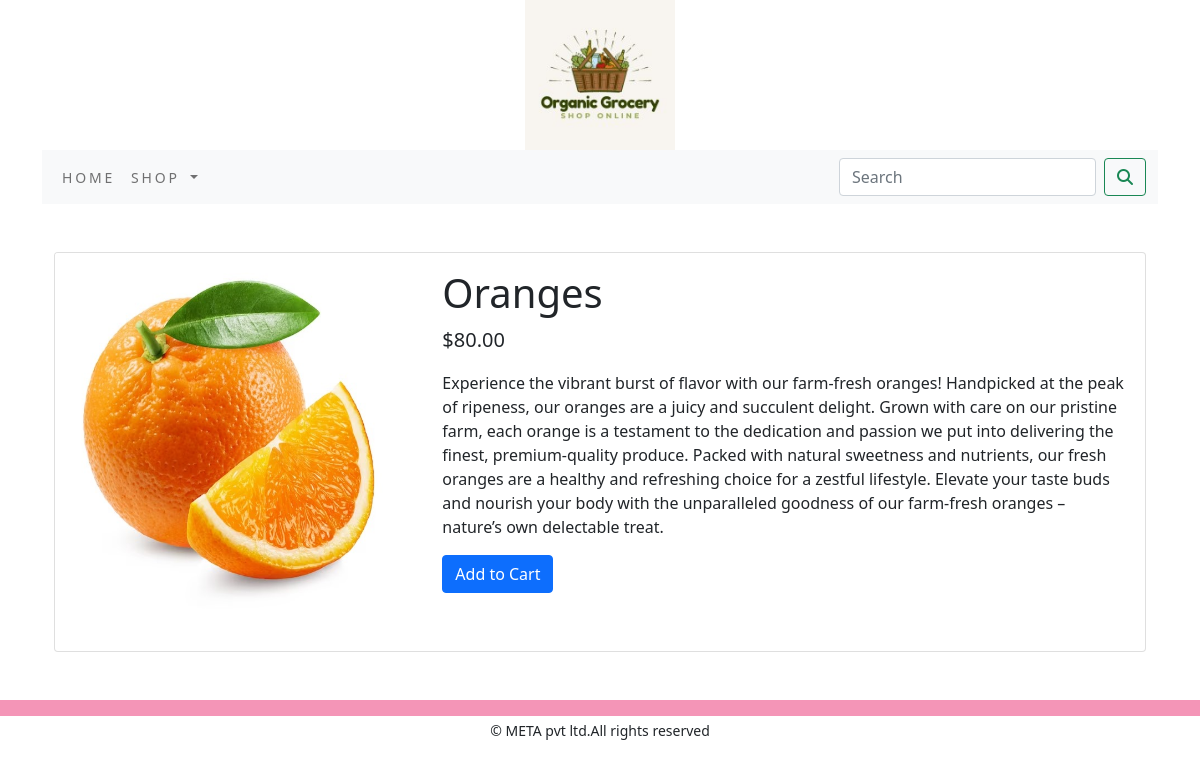
/shop/fruits/orenges/, run on the app's committed database.
### shop/models.py (models this page shows, shortened)
class Product(models.Model):
    name = models.CharField(max_length=250, unique=True)
    slug = models.SlugField(max_length=258, unique=True)
    description = models.TextField(blank=True)
    price = models.DecimalField(max_digits=10, decimal_places=2)
    category = models.ForeignKey(Category, on_delete=models.CASCADE)
    image = models.ImageField(upload_to='product', blank=True)
    stock = models.IntegerField()
    available = models.BooleanField(default=True)
    created = models.DateTimeField(auto_now_add=True)
    updated = models.DateTimeField(auto_now=True)
    class Meta:
        ordering = ("name",)
        verbose_name = 'product'
        verbose_name_plural = 'products'

### shop/views.py (the view)
# urls.py: path('<slug:c_slug>/<slug:product_slug>/', views.proDetail, name='prodCatdetail')
def proDetail(request, c_slug, product_slug):
    try:
        product = Product.objects.get(category__slug=c_slug, slug=product_slug)
    except Exception as e:
        raise e
    return render(request, 'product.html', {'product': product})

### cart/context_processors.py (called while the page is built)
def counter(request):
    item_count = 0
    if 'admin' in request.path:
        return {}
    else:
        try:
            cart = Cart.objects.get(cart_id=_cart_id(request))
            cart_items = CartItem.objects.filter(cart=cart)
            for cart_item in cart_items:
                item_count += cart_item.quantity
        except Cart.DoesNotExist:
            item_count = 0
    return {'item_count': item_count}

### cart/views.py (called while the page is built)
def _cart_id(request):
    cart = request.session.session_key
    if not cart:
        cart = request.session.create()
    return cart

### shop/context_processors.py (called while the page is built)
def menu_links(request):
    links=Category.objects.all()
    return dict(links=links)

### shop/models.py (called while the page is built)
    def get_url(self):
        return reverse('shop:products_by_category',args=[self.slug])

### templates/product.html (shortened to what this page needs)
{% extends 'base.html' %}
{% load static %}
{% block content %}
<div class="container my-5">
    <div class="card" style="height: 400px;">
        <div class="row no-gutters">
            <div class="col-md-4">
                <img src="{{ product.image.url }}" alt="{{ product.name }}" class="card-img" style="height: 100%;">
            </div>
            <div class="col-md-8">
                <div class="card-body">
                    <h1 class="card-title">{{ product.name }}</h1>
                    <p class="card-text lead">${{ product.price }}</p>
                    <p class="card-text text-justify my_prod_text">{{ product.description }}</p>
                    {% if product.stock <= 0 %}
                        <p class="card-text text-danger"><b> Out of stock</b></p>
                    {% else %}
                        <a class="btn btn-primary" href="{% url 'cart:add_cart' product.id %}">Add to Cart</a>
                    {% endif %}
                </div>
            </div>
        </div>
    </div>
</div>
{% endblock %}

### static/css/custom.css (style rules this page uses)
body { font-family: 'Libre Baskerville', serif; font-family: 'Roboto', sans-serif; }

### data on the page
Product: image (picture), name "Oranges", price "80.00", description "Experience the vibrant burst of flavor with our farm-fresh oranges! Handpicked at the peak of ripeness, our oranges are a juicy and succulent delight. Grown with care on our pristine farm, each orange is a testament to the dedication and passion we put into delivering the finest, premium-quality produce. Packed with natural sweetness and nutrients, our fresh oranges are a healthy and refreshing choice for a zestful lifestyle. Elevate your taste buds and nourish your body with the unparalleled goodness of our farm-fresh oranges – nature’s own delectable treat."
